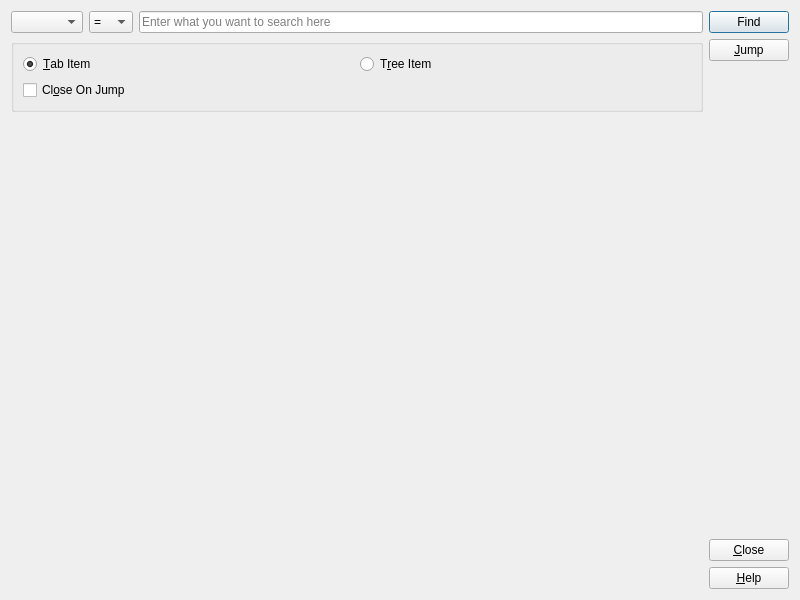
<?xml version="1.0" encoding="UTF-8"?>
<ui version="4.0">
 <class>FindDialog</class>
 <widget class="QDialog" name="FindDialog">
  <property name="geometry">
   <rect>
    <x>0</x>
    <y>0</y>
    <width>800</width>
    <height>600</height>
   </rect>
  </property>
  <property name="sizePolicy">
   <sizepolicy hsizetype="Preferred" vsizetype="Preferred">
    <horstretch>0</horstretch>
    <verstretch>0</verstretch>
   </sizepolicy>
  </property>
  <property name="minimumSize">
   <size>
    <width>800</width>
    <height>600</height>
   </size>
  </property>
  <property name="maximumSize">
   <size>
    <width>16777215</width>
    <height>16777215</height>
   </size>
  </property>
  <property name="windowTitle">
   <string>Find</string>
  </property>
  <property name="layoutDirection">
   <enum>Qt::LeftToRight</enum>
  </property>
  <property name="autoFillBackground">
   <bool>false</bool>
  </property>
  <property name="sizeGripEnabled">
   <bool>false</bool>
  </property>
  <layout class="QGridLayout" name="gridLayout_1">
   <item row="0" column="0">
    <layout class="QHBoxLayout" name="horizontalLayout">
     <item>
      <widget class="QComboBox" name="comboOption">
       <property name="sizePolicy">
        <sizepolicy hsizetype="Preferred" vsizetype="Preferred">
         <horstretch>0</horstretch>
         <verstretch>0</verstretch>
        </sizepolicy>
       </property>
       <property name="minimumSize">
        <size>
         <width>0</width>
         <height>0</height>
        </size>
       </property>
       <property name="maximumSize">
        <size>
         <width>16777215</width>
         <height>16777215</height>
        </size>
       </property>
      </widget>
     </item>
     <item>
      <widget class="QComboBox" name="comboRule">
       <property name="sizePolicy">
        <sizepolicy hsizetype="Preferred" vsizetype="Preferred">
         <horstretch>0</horstretch>
         <verstretch>0</verstretch>
        </sizepolicy>
       </property>
       <property name="minimumSize">
        <size>
         <width>0</width>
         <height>0</height>
        </size>
       </property>
       <property name="layoutDirection">
        <enum>Qt::LeftToRight</enum>
       </property>
       <item>
        <property name="text">
         <string>=</string>
        </property>
       </item>
       <item>
        <property name="text">
         <string>!=</string>
        </property>
       </item>
       <item>
        <property name="text">
         <string>&gt;</string>
        </property>
       </item>
       <item>
        <property name="text">
         <string>&gt;=</string>
        </property>
       </item>
       <item>
        <property name="text">
         <string>&lt;</string>
        </property>
       </item>
       <item>
        <property name="text">
         <string>&lt;=</string>
        </property>
       </item>
      </widget>
     </item>
     <item>
      <widget class="QLineEdit" name="lineEdit">
       <property name="sizePolicy">
        <sizepolicy hsizetype="Expanding" vsizetype="Preferred">
         <horstretch>0</horstretch>
         <verstretch>0</verstretch>
        </sizepolicy>
       </property>
       <property name="minimumSize">
        <size>
         <width>0</width>
         <height>0</height>
        </size>
       </property>
       <property name="focusPolicy">
        <enum>Qt::StrongFocus</enum>
       </property>
       <property name="placeholderText">
        <string>Enter what you want to search here</string>
       </property>
       <property name="clearButtonEnabled">
        <bool>true</bool>
       </property>
      </widget>
     </item>
    </layout>
   </item>
   <item row="0" column="1" rowspan="3">
    <layout class="QVBoxLayout" name="verticalLayout">
     <item>
      <widget class="QPushButton" name="btnFind">
       <property name="focusPolicy">
        <enum>Qt::TabFocus</enum>
       </property>
       <property name="text">
        <string>Find</string>
       </property>
       <property name="shortcut">
        <string>Return</string>
       </property>
       <property name="autoDefault">
        <bool>true</bool>
       </property>
      </widget>
     </item>
     <item>
      <widget class="QPushButton" name="btnJump">
       <property name="focusPolicy">
        <enum>Qt::TabFocus</enum>
       </property>
       <property name="text">
        <string>&amp;Jump</string>
       </property>
       <property name="autoDefault">
        <bool>false</bool>
       </property>
      </widget>
     </item>
     <item>
      <spacer name="verticalSpacer">
       <property name="orientation">
        <enum>Qt::Vertical</enum>
       </property>
       <property name="sizeType">
        <enum>QSizePolicy::Expanding</enum>
       </property>
       <property name="sizeHint" stdset="0">
        <size>
         <width>20</width>
         <height>398</height>
        </size>
       </property>
      </spacer>
     </item>
     <item>
      <widget class="QPushButton" name="btnClose">
       <property name="focusPolicy">
        <enum>Qt::NoFocus</enum>
       </property>
       <property name="text">
        <string>&amp;Close</string>
       </property>
       <property name="autoDefault">
        <bool>false</bool>
       </property>
      </widget>
     </item>
     <item>
      <widget class="QPushButton" name="btnHelp">
       <property name="focusPolicy">
        <enum>Qt::NoFocus</enum>
       </property>
       <property name="text">
        <string>&amp;Help</string>
       </property>
       <property name="autoDefault">
        <bool>false</bool>
       </property>
      </widget>
     </item>
    </layout>
   </item>
   <item row="1" column="0">
    <widget class="QGroupBox" name="groupBox">
     <property name="sizePolicy">
      <sizepolicy hsizetype="Preferred" vsizetype="Preferred">
       <horstretch>0</horstretch>
       <verstretch>0</verstretch>
      </sizepolicy>
     </property>
     <property name="title">
      <string/>
     </property>
     <property name="flat">
      <bool>false</bool>
     </property>
     <property name="checkable">
      <bool>false</bool>
     </property>
     <layout class="QGridLayout" name="gridLayout">
      <item row="1" column="0">
       <widget class="QCheckBox" name="chkBoxCloseOnJump">
        <property name="sizePolicy">
         <sizepolicy hsizetype="Preferred" vsizetype="Preferred">
          <horstretch>0</horstretch>
          <verstretch>0</verstretch>
         </sizepolicy>
        </property>
        <property name="text">
         <string>Cl&amp;ose On Jump</string>
        </property>
       </widget>
      </item>
      <item row="0" column="0">
       <widget class="QRadioButton" name="rBtnTransaction">
        <property name="sizePolicy">
         <sizepolicy hsizetype="Preferred" vsizetype="Preferred">
          <horstretch>0</horstretch>
          <verstretch>0</verstretch>
         </sizepolicy>
        </property>
        <property name="text">
         <string>&amp;Tab Item</string>
        </property>
        <property name="checked">
         <bool>true</bool>
        </property>
       </widget>
      </item>
      <item row="0" column="1">
       <widget class="QRadioButton" name="rBtnAccount">
        <property name="sizePolicy">
         <sizepolicy hsizetype="Preferred" vsizetype="Preferred">
          <horstretch>0</horstretch>
          <verstretch>0</verstretch>
         </sizepolicy>
        </property>
        <property name="text">
         <string>T&amp;ree Item</string>
        </property>
       </widget>
      </item>
     </layout>
    </widget>
   </item>
   <item row="2" column="0">
    <spacer name="verticalSpacer_2">
     <property name="orientation">
      <enum>Qt::Vertical</enum>
     </property>
     <property name="sizeHint" stdset="0">
      <size>
       <width>20</width>
       <height>40</height>
      </size>
     </property>
    </spacer>
   </item>
  </layout>
 </widget>
 <tabstops>
  <tabstop>lineEdit</tabstop>
  <tabstop>rBtnTransaction</tabstop>
  <tabstop>rBtnAccount</tabstop>
  <tabstop>btnJump</tabstop>
  <tabstop>comboOption</tabstop>
  <tabstop>comboRule</tabstop>
 </tabstops>
 <resources/>
 <connections>
  <connection>
   <sender>btnClose</sender>
   <signal>clicked()</signal>
   <receiver>FindDialog</receiver>
   <slot>reject()</slot>
   <hints>
    <hint type="sourcelabel">
     <x>747</x>
     <y>549</y>
    </hint>
    <hint type="destinationlabel">
     <x>758</x>
     <y>470</y>
    </hint>
   </hints>
  </connection>
 </connections>
</ui>
